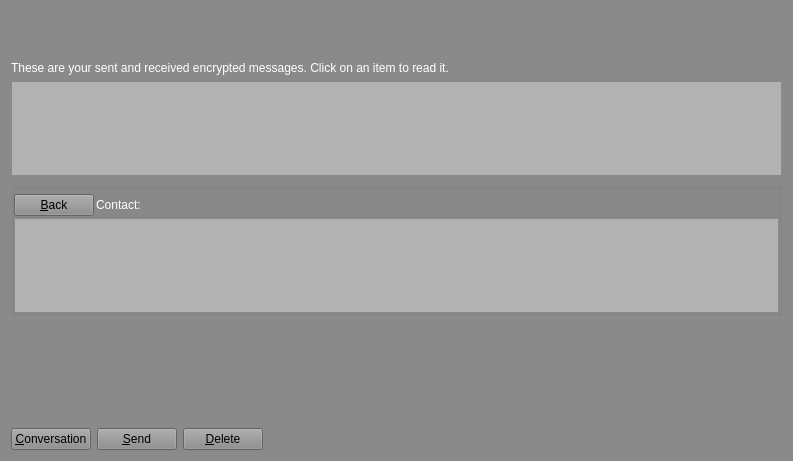
<?xml version="1.0" encoding="UTF-8"?>
<ui version="4.0">
 <class>MessagePage</class>
 <widget class="QWidget" name="MessagePage">
  <property name="geometry">
   <rect>
    <x>0</x>
    <y>0</y>
    <width>793</width>
    <height>461</height>
   </rect>
  </property>
  <property name="palette">
   <palette>
    <active>
     <colorrole role="WindowText">
      <brush brushstyle="SolidPattern">
       <color alpha="255">
        <red>255</red>
        <green>255</green>
        <blue>255</blue>
       </color>
      </brush>
     </colorrole>
     <colorrole role="Button">
      <brush brushstyle="SolidPattern">
       <color alpha="255">
        <red>138</red>
        <green>138</green>
        <blue>138</blue>
       </color>
      </brush>
     </colorrole>
     <colorrole role="Light">
      <brush brushstyle="SolidPattern">
       <color alpha="255">
        <red>207</red>
        <green>207</green>
        <blue>207</blue>
       </color>
      </brush>
     </colorrole>
     <colorrole role="Midlight">
      <brush brushstyle="SolidPattern">
       <color alpha="255">
        <red>172</red>
        <green>172</green>
        <blue>172</blue>
       </color>
      </brush>
     </colorrole>
     <colorrole role="Dark">
      <brush brushstyle="SolidPattern">
       <color alpha="255">
        <red>69</red>
        <green>69</green>
        <blue>69</blue>
       </color>
      </brush>
     </colorrole>
     <colorrole role="Mid">
      <brush brushstyle="SolidPattern">
       <color alpha="255">
        <red>92</red>
        <green>92</green>
        <blue>92</blue>
       </color>
      </brush>
     </colorrole>
     <colorrole role="Text">
      <brush brushstyle="SolidPattern">
       <color alpha="255">
        <red>255</red>
        <green>255</green>
        <blue>255</blue>
       </color>
      </brush>
     </colorrole>
     <colorrole role="BrightText">
      <brush brushstyle="SolidPattern">
       <color alpha="255">
        <red>255</red>
        <green>255</green>
        <blue>255</blue>
       </color>
      </brush>
     </colorrole>
     <colorrole role="ButtonText">
      <brush brushstyle="SolidPattern">
       <color alpha="255">
        <red>0</red>
        <green>0</green>
        <blue>0</blue>
       </color>
      </brush>
     </colorrole>
     <colorrole role="Base">
      <brush brushstyle="SolidPattern">
       <color alpha="255">
        <red>255</red>
        <green>255</green>
        <blue>255</blue>
       </color>
      </brush>
     </colorrole>
     <colorrole role="Window">
      <brush brushstyle="SolidPattern">
       <color alpha="255">
        <red>138</red>
        <green>138</green>
        <blue>138</blue>
       </color>
      </brush>
     </colorrole>
     <colorrole role="Shadow">
      <brush brushstyle="SolidPattern">
       <color alpha="255">
        <red>0</red>
        <green>0</green>
        <blue>0</blue>
       </color>
      </brush>
     </colorrole>
     <colorrole role="AlternateBase">
      <brush brushstyle="SolidPattern">
       <color alpha="255">
        <red>196</red>
        <green>196</green>
        <blue>196</blue>
       </color>
      </brush>
     </colorrole>
     <colorrole role="ToolTipBase">
      <brush brushstyle="SolidPattern">
       <color alpha="255">
        <red>255</red>
        <green>255</green>
        <blue>220</blue>
       </color>
      </brush>
     </colorrole>
     <colorrole role="ToolTipText">
      <brush brushstyle="SolidPattern">
       <color alpha="255">
        <red>0</red>
        <green>0</green>
        <blue>0</blue>
       </color>
      </brush>
     </colorrole>
    </active>
    <inactive>
     <colorrole role="WindowText">
      <brush brushstyle="SolidPattern">
       <color alpha="255">
        <red>255</red>
        <green>255</green>
        <blue>255</blue>
       </color>
      </brush>
     </colorrole>
     <colorrole role="Button">
      <brush brushstyle="SolidPattern">
       <color alpha="255">
        <red>138</red>
        <green>138</green>
        <blue>138</blue>
       </color>
      </brush>
     </colorrole>
     <colorrole role="Light">
      <brush brushstyle="SolidPattern">
       <color alpha="255">
        <red>207</red>
        <green>207</green>
        <blue>207</blue>
       </color>
      </brush>
     </colorrole>
     <colorrole role="Midlight">
      <brush brushstyle="SolidPattern">
       <color alpha="255">
        <red>172</red>
        <green>172</green>
        <blue>172</blue>
       </color>
      </brush>
     </colorrole>
     <colorrole role="Dark">
      <brush brushstyle="SolidPattern">
       <color alpha="255">
        <red>69</red>
        <green>69</green>
        <blue>69</blue>
       </color>
      </brush>
     </colorrole>
     <colorrole role="Mid">
      <brush brushstyle="SolidPattern">
       <color alpha="255">
        <red>92</red>
        <green>92</green>
        <blue>92</blue>
       </color>
      </brush>
     </colorrole>
     <colorrole role="Text">
      <brush brushstyle="SolidPattern">
       <color alpha="255">
        <red>255</red>
        <green>255</green>
        <blue>255</blue>
       </color>
      </brush>
     </colorrole>
     <colorrole role="BrightText">
      <brush brushstyle="SolidPattern">
       <color alpha="255">
        <red>255</red>
        <green>255</green>
        <blue>255</blue>
       </color>
      </brush>
     </colorrole>
     <colorrole role="ButtonText">
      <brush brushstyle="SolidPattern">
       <color alpha="255">
        <red>0</red>
        <green>0</green>
        <blue>0</blue>
       </color>
      </brush>
     </colorrole>
     <colorrole role="Base">
      <brush brushstyle="SolidPattern">
       <color alpha="255">
        <red>255</red>
        <green>255</green>
        <blue>255</blue>
       </color>
      </brush>
     </colorrole>
     <colorrole role="Window">
      <brush brushstyle="SolidPattern">
       <color alpha="255">
        <red>138</red>
        <green>138</green>
        <blue>138</blue>
       </color>
      </brush>
     </colorrole>
     <colorrole role="Shadow">
      <brush brushstyle="SolidPattern">
       <color alpha="255">
        <red>0</red>
        <green>0</green>
        <blue>0</blue>
       </color>
      </brush>
     </colorrole>
     <colorrole role="AlternateBase">
      <brush brushstyle="SolidPattern">
       <color alpha="255">
        <red>196</red>
        <green>196</green>
        <blue>196</blue>
       </color>
      </brush>
     </colorrole>
     <colorrole role="ToolTipBase">
      <brush brushstyle="SolidPattern">
       <color alpha="255">
        <red>255</red>
        <green>255</green>
        <blue>220</blue>
       </color>
      </brush>
     </colorrole>
     <colorrole role="ToolTipText">
      <brush brushstyle="SolidPattern">
       <color alpha="255">
        <red>0</red>
        <green>0</green>
        <blue>0</blue>
       </color>
      </brush>
     </colorrole>
    </inactive>
    <disabled>
     <colorrole role="WindowText">
      <brush brushstyle="SolidPattern">
       <color alpha="255">
        <red>69</red>
        <green>69</green>
        <blue>69</blue>
       </color>
      </brush>
     </colorrole>
     <colorrole role="Button">
      <brush brushstyle="SolidPattern">
       <color alpha="255">
        <red>138</red>
        <green>138</green>
        <blue>138</blue>
       </color>
      </brush>
     </colorrole>
     <colorrole role="Light">
      <brush brushstyle="SolidPattern">
       <color alpha="255">
        <red>207</red>
        <green>207</green>
        <blue>207</blue>
       </color>
      </brush>
     </colorrole>
     <colorrole role="Midlight">
      <brush brushstyle="SolidPattern">
       <color alpha="255">
        <red>172</red>
        <green>172</green>
        <blue>172</blue>
       </color>
      </brush>
     </colorrole>
     <colorrole role="Dark">
      <brush brushstyle="SolidPattern">
       <color alpha="255">
        <red>69</red>
        <green>69</green>
        <blue>69</blue>
       </color>
      </brush>
     </colorrole>
     <colorrole role="Mid">
      <brush brushstyle="SolidPattern">
       <color alpha="255">
        <red>92</red>
        <green>92</green>
        <blue>92</blue>
       </color>
      </brush>
     </colorrole>
     <colorrole role="Text">
      <brush brushstyle="SolidPattern">
       <color alpha="255">
        <red>69</red>
        <green>69</green>
        <blue>69</blue>
       </color>
      </brush>
     </colorrole>
     <colorrole role="BrightText">
      <brush brushstyle="SolidPattern">
       <color alpha="255">
        <red>255</red>
        <green>255</green>
        <blue>255</blue>
       </color>
      </brush>
     </colorrole>
     <colorrole role="ButtonText">
      <brush brushstyle="SolidPattern">
       <color alpha="255">
        <red>69</red>
        <green>69</green>
        <blue>69</blue>
       </color>
      </brush>
     </colorrole>
     <colorrole role="Base">
      <brush brushstyle="SolidPattern">
       <color alpha="255">
        <red>138</red>
        <green>138</green>
        <blue>138</blue>
       </color>
      </brush>
     </colorrole>
     <colorrole role="Window">
      <brush brushstyle="SolidPattern">
       <color alpha="255">
        <red>138</red>
        <green>138</green>
        <blue>138</blue>
       </color>
      </brush>
     </colorrole>
     <colorrole role="Shadow">
      <brush brushstyle="SolidPattern">
       <color alpha="255">
        <red>0</red>
        <green>0</green>
        <blue>0</blue>
       </color>
      </brush>
     </colorrole>
     <colorrole role="AlternateBase">
      <brush brushstyle="SolidPattern">
       <color alpha="255">
        <red>138</red>
        <green>138</green>
        <blue>138</blue>
       </color>
      </brush>
     </colorrole>
     <colorrole role="ToolTipBase">
      <brush brushstyle="SolidPattern">
       <color alpha="255">
        <red>255</red>
        <green>255</green>
        <blue>220</blue>
       </color>
      </brush>
     </colorrole>
     <colorrole role="ToolTipText">
      <brush brushstyle="SolidPattern">
       <color alpha="255">
        <red>0</red>
        <green>0</green>
        <blue>0</blue>
       </color>
      </brush>
     </colorrole>
    </disabled>
   </palette>
  </property>
  <property name="windowTitle">
   <string>Address Book</string>
  </property>
  <property name="autoFillBackground">
   <bool>true</bool>
  </property>
  <layout class="QVBoxLayout" name="verticalLayout_2">
   <item>
    <spacer name="verticalSpacer">
     <property name="orientation">
      <enum>Qt::Vertical</enum>
     </property>
     <property name="sizeType">
      <enum>QSizePolicy::Minimum</enum>
     </property>
     <property name="sizeHint" stdset="0">
      <size>
       <width>20</width>
       <height>50</height>
      </size>
     </property>
    </spacer>
   </item>
   <item>
    <widget class="QLabel" name="labelExplanation">
     <property name="text">
      <string>These are your sent and received encrypted messages. Click on an item to read it.</string>
     </property>
     <property name="textFormat">
      <enum>Qt::PlainText</enum>
     </property>
     <property name="wordWrap">
      <bool>true</bool>
     </property>
    </widget>
   </item>
   <item>
    <widget class="QTableView" name="tableView">
     <property name="palette">
      <palette>
       <active>
        <colorrole role="WindowText">
         <brush brushstyle="SolidPattern">
          <color alpha="255">
           <red>255</red>
           <green>255</green>
           <blue>255</blue>
          </color>
         </brush>
        </colorrole>
        <colorrole role="Button">
         <brush brushstyle="SolidPattern">
          <color alpha="255">
           <red>178</red>
           <green>178</green>
           <blue>178</blue>
          </color>
         </brush>
        </colorrole>
        <colorrole role="Text">
         <brush brushstyle="SolidPattern">
          <color alpha="255">
           <red>255</red>
           <green>255</green>
           <blue>255</blue>
          </color>
         </brush>
        </colorrole>
        <colorrole role="ButtonText">
         <brush brushstyle="SolidPattern">
          <color alpha="255">
           <red>255</red>
           <green>255</green>
           <blue>255</blue>
          </color>
         </brush>
        </colorrole>
        <colorrole role="Base">
         <brush brushstyle="SolidPattern">
          <color alpha="255">
           <red>178</red>
           <green>178</green>
           <blue>178</blue>
          </color>
         </brush>
        </colorrole>
        <colorrole role="Window">
         <brush brushstyle="SolidPattern">
          <color alpha="255">
           <red>178</red>
           <green>178</green>
           <blue>178</blue>
          </color>
         </brush>
        </colorrole>
        <colorrole role="ToolTipText">
         <brush brushstyle="SolidPattern">
          <color alpha="255">
           <red>255</red>
           <green>255</green>
           <blue>255</blue>
          </color>
         </brush>
        </colorrole>
       </active>
       <inactive>
        <colorrole role="WindowText">
         <brush brushstyle="SolidPattern">
          <color alpha="255">
           <red>255</red>
           <green>255</green>
           <blue>255</blue>
          </color>
         </brush>
        </colorrole>
        <colorrole role="Button">
         <brush brushstyle="SolidPattern">
          <color alpha="255">
           <red>178</red>
           <green>178</green>
           <blue>178</blue>
          </color>
         </brush>
        </colorrole>
        <colorrole role="Text">
         <brush brushstyle="SolidPattern">
          <color alpha="255">
           <red>255</red>
           <green>255</green>
           <blue>255</blue>
          </color>
         </brush>
        </colorrole>
        <colorrole role="ButtonText">
         <brush brushstyle="SolidPattern">
          <color alpha="255">
           <red>255</red>
           <green>255</green>
           <blue>255</blue>
          </color>
         </brush>
        </colorrole>
        <colorrole role="Base">
         <brush brushstyle="SolidPattern">
          <color alpha="255">
           <red>178</red>
           <green>178</green>
           <blue>178</blue>
          </color>
         </brush>
        </colorrole>
        <colorrole role="Window">
         <brush brushstyle="SolidPattern">
          <color alpha="255">
           <red>178</red>
           <green>178</green>
           <blue>178</blue>
          </color>
         </brush>
        </colorrole>
        <colorrole role="ToolTipText">
         <brush brushstyle="SolidPattern">
          <color alpha="255">
           <red>255</red>
           <green>255</green>
           <blue>255</blue>
          </color>
         </brush>
        </colorrole>
       </inactive>
       <disabled>
        <colorrole role="WindowText">
         <brush brushstyle="SolidPattern">
          <color alpha="255">
           <red>138</red>
           <green>138</green>
           <blue>138</blue>
          </color>
         </brush>
        </colorrole>
        <colorrole role="Button">
         <brush brushstyle="SolidPattern">
          <color alpha="255">
           <red>178</red>
           <green>178</green>
           <blue>178</blue>
          </color>
         </brush>
        </colorrole>
        <colorrole role="Text">
         <brush brushstyle="SolidPattern">
          <color alpha="255">
           <red>138</red>
           <green>138</green>
           <blue>138</blue>
          </color>
         </brush>
        </colorrole>
        <colorrole role="ButtonText">
         <brush brushstyle="SolidPattern">
          <color alpha="255">
           <red>69</red>
           <green>69</green>
           <blue>69</blue>
          </color>
         </brush>
        </colorrole>
        <colorrole role="Base">
         <brush brushstyle="SolidPattern">
          <color alpha="255">
           <red>178</red>
           <green>178</green>
           <blue>178</blue>
          </color>
         </brush>
        </colorrole>
        <colorrole role="Window">
         <brush brushstyle="SolidPattern">
          <color alpha="255">
           <red>178</red>
           <green>178</green>
           <blue>178</blue>
          </color>
         </brush>
        </colorrole>
        <colorrole role="ToolTipText">
         <brush brushstyle="SolidPattern">
          <color alpha="255">
           <red>255</red>
           <green>255</green>
           <blue>255</blue>
          </color>
         </brush>
        </colorrole>
       </disabled>
      </palette>
     </property>
     <property name="contextMenuPolicy">
      <enum>Qt::CustomContextMenu</enum>
     </property>
     <property name="toolTip">
      <string>Click on a message to view it</string>
     </property>
     <property name="autoFillBackground">
      <bool>true</bool>
     </property>
     <property name="styleSheet">
      <string notr="true"/>
     </property>
     <property name="tabKeyNavigation">
      <bool>false</bool>
     </property>
     <property name="alternatingRowColors">
      <bool>true</bool>
     </property>
     <property name="selectionMode">
      <enum>QAbstractItemView::SingleSelection</enum>
     </property>
     <property name="selectionBehavior">
      <enum>QAbstractItemView::SelectRows</enum>
     </property>
     <property name="sortingEnabled">
      <bool>true</bool>
     </property>
     <attribute name="verticalHeaderVisible">
      <bool>false</bool>
     </attribute>
    </widget>
   </item>
   <item>
    <layout class="QVBoxLayout" name="verticalLayout">
     <item>
      <widget class="QGroupBox" name="messageDetails">
       <property name="title">
        <string/>
       </property>
       <layout class="QVBoxLayout" name="verticalLayout_4">
        <property name="spacing">
         <number>2</number>
        </property>
        <property name="leftMargin">
         <number>0</number>
        </property>
        <property name="topMargin">
         <number>6</number>
        </property>
        <property name="rightMargin">
         <number>0</number>
        </property>
        <property name="bottomMargin">
         <number>0</number>
        </property>
        <item>
         <layout class="QHBoxLayout" name="horizontalLayout_3">
          <item>
           <widget class="QPushButton" name="backButton">
            <property name="text">
             <string>&amp;Back</string>
            </property>
            <property name="icon">
             <iconset resource="../bitcoin.qrc">
              <normaloff>:/icons/quit</normaloff>:/icons/quit</iconset>
            </property>
           </widget>
          </item>
          <item>
           <widget class="QLabel" name="labelContact">
            <property name="text">
             <string>Contact:</string>
            </property>
           </widget>
          </item>
          <item>
           <widget class="QLabel" name="contactLabel">
            <property name="text">
             <string/>
            </property>
           </widget>
          </item>
          <item>
           <spacer name="horizontalSpacer_3">
            <property name="orientation">
             <enum>Qt::Horizontal</enum>
            </property>
            <property name="sizeHint" stdset="0">
             <size>
              <width>40</width>
              <height>20</height>
             </size>
            </property>
           </spacer>
          </item>
         </layout>
        </item>
        <item>
         <widget class="QListView" name="listConversation">
          <property name="palette">
           <palette>
            <active>
             <colorrole role="WindowText">
              <brush brushstyle="SolidPattern">
               <color alpha="255">
                <red>255</red>
                <green>255</green>
                <blue>255</blue>
               </color>
              </brush>
             </colorrole>
             <colorrole role="Button">
              <brush brushstyle="SolidPattern">
               <color alpha="255">
                <red>178</red>
                <green>178</green>
                <blue>178</blue>
               </color>
              </brush>
             </colorrole>
             <colorrole role="Text">
              <brush brushstyle="SolidPattern">
               <color alpha="255">
                <red>255</red>
                <green>255</green>
                <blue>255</blue>
               </color>
              </brush>
             </colorrole>
             <colorrole role="Base">
              <brush brushstyle="SolidPattern">
               <color alpha="255">
                <red>178</red>
                <green>178</green>
                <blue>178</blue>
               </color>
              </brush>
             </colorrole>
             <colorrole role="Window">
              <brush brushstyle="SolidPattern">
               <color alpha="255">
                <red>178</red>
                <green>178</green>
                <blue>178</blue>
               </color>
              </brush>
             </colorrole>
             <colorrole role="ToolTipText">
              <brush brushstyle="SolidPattern">
               <color alpha="255">
                <red>255</red>
                <green>255</green>
                <blue>255</blue>
               </color>
              </brush>
             </colorrole>
            </active>
            <inactive>
             <colorrole role="WindowText">
              <brush brushstyle="SolidPattern">
               <color alpha="255">
                <red>255</red>
                <green>255</green>
                <blue>255</blue>
               </color>
              </brush>
             </colorrole>
             <colorrole role="Button">
              <brush brushstyle="SolidPattern">
               <color alpha="255">
                <red>178</red>
                <green>178</green>
                <blue>178</blue>
               </color>
              </brush>
             </colorrole>
             <colorrole role="Text">
              <brush brushstyle="SolidPattern">
               <color alpha="255">
                <red>255</red>
                <green>255</green>
                <blue>255</blue>
               </color>
              </brush>
             </colorrole>
             <colorrole role="Base">
              <brush brushstyle="SolidPattern">
               <color alpha="255">
                <red>178</red>
                <green>178</green>
                <blue>178</blue>
               </color>
              </brush>
             </colorrole>
             <colorrole role="Window">
              <brush brushstyle="SolidPattern">
               <color alpha="255">
                <red>178</red>
                <green>178</green>
                <blue>178</blue>
               </color>
              </brush>
             </colorrole>
             <colorrole role="ToolTipText">
              <brush brushstyle="SolidPattern">
               <color alpha="255">
                <red>255</red>
                <green>255</green>
                <blue>255</blue>
               </color>
              </brush>
             </colorrole>
            </inactive>
            <disabled>
             <colorrole role="WindowText">
              <brush brushstyle="SolidPattern">
               <color alpha="255">
                <red>138</red>
                <green>138</green>
                <blue>138</blue>
               </color>
              </brush>
             </colorrole>
             <colorrole role="Button">
              <brush brushstyle="SolidPattern">
               <color alpha="255">
                <red>178</red>
                <green>178</green>
                <blue>178</blue>
               </color>
              </brush>
             </colorrole>
             <colorrole role="Text">
              <brush brushstyle="SolidPattern">
               <color alpha="255">
                <red>138</red>
                <green>138</green>
                <blue>138</blue>
               </color>
              </brush>
             </colorrole>
             <colorrole role="Base">
              <brush brushstyle="SolidPattern">
               <color alpha="255">
                <red>178</red>
                <green>178</green>
                <blue>178</blue>
               </color>
              </brush>
             </colorrole>
             <colorrole role="Window">
              <brush brushstyle="SolidPattern">
               <color alpha="255">
                <red>178</red>
                <green>178</green>
                <blue>178</blue>
               </color>
              </brush>
             </colorrole>
             <colorrole role="ToolTipText">
              <brush brushstyle="SolidPattern">
               <color alpha="255">
                <red>138</red>
                <green>138</green>
                <blue>138</blue>
               </color>
              </brush>
             </colorrole>
            </disabled>
           </palette>
          </property>
          <property name="autoFillBackground">
           <bool>true</bool>
          </property>
          <property name="styleSheet">
           <string notr="true"/>
          </property>
         </widget>
        </item>
        <item>
         <layout class="QVBoxLayout" name="verticalLayout_3"/>
        </item>
       </layout>
      </widget>
     </item>
     <item>
      <widget class="MRichTextEdit" name="messageEdit" native="true">
       <property name="minimumSize">
        <size>
         <width>0</width>
         <height>100</height>
        </size>
       </property>
      </widget>
     </item>
     <item>
      <layout class="QHBoxLayout" name="horizontalLayout">
       <item>
        <widget class="QPushButton" name="newButton">
         <property name="styleSheet">
          <string notr="true"/>
         </property>
         <property name="text">
          <string>&amp;Conversation</string>
         </property>
         <property name="icon">
          <iconset resource="../bitcoin.qrc">
           <normaloff>:/icons/add</normaloff>:/icons/add</iconset>
         </property>
        </widget>
       </item>
       <item>
        <widget class="QPushButton" name="sendButton">
         <property name="toolTip">
          <string>Send a message to the current conversation</string>
         </property>
         <property name="text">
          <string>&amp;Send</string>
         </property>
         <property name="icon">
          <iconset resource="../bitcoin.qrc">
           <normaloff>:/icons/send</normaloff>:/icons/send</iconset>
         </property>
        </widget>
       </item>
       <item>
        <widget class="QPushButton" name="deleteButton">
         <property name="toolTip">
          <string>Delete the currently selected address from the list</string>
         </property>
         <property name="text">
          <string>&amp;Delete</string>
         </property>
         <property name="icon">
          <iconset resource="../bitcoin.qrc">
           <normaloff>:/icons/remove</normaloff>:/icons/remove</iconset>
         </property>
        </widget>
       </item>
       <item>
        <spacer name="horizontalSpacer">
         <property name="orientation">
          <enum>Qt::Horizontal</enum>
         </property>
         <property name="sizeHint" stdset="0">
          <size>
           <width>40</width>
           <height>20</height>
          </size>
         </property>
        </spacer>
       </item>
      </layout>
     </item>
    </layout>
   </item>
  </layout>
 </widget>
 <customwidgets>
  <customwidget>
   <class>MRichTextEdit</class>
   <extends>QWidget</extends>
   <header>mrichtextedit.h</header>
   <container>1</container>
  </customwidget>
 </customwidgets>
 <resources>
  <include location="../bitcoin.qrc"/>
 </resources>
 <connections/>
</ui>
